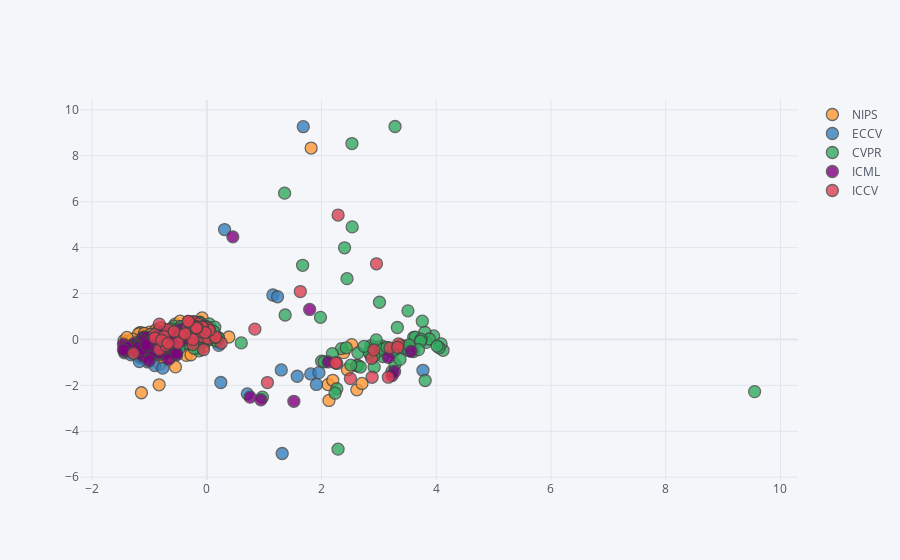

The notebook cell saved with this chart:
### Code cell
#visualize(emb,meta,method='SpectralEmbedding',dim=2)
visualize(emb,meta,method='PCA',dim=2)

### Figure 1 — Plotly figure (JSON) as saved in the notebook; plotly's stock layout.template omitted (floating-point values rounded to 4 significant figures; data arrays with more than 128 entries replaced by an {"elided": "..."} marker saying what was removed)
{"data": [{"marker": {"color": "rgba(255, 153, 51, 1.0)", "line": {"width": 1.3}, "opacity": 0.8, "size": 12, "symbol": "circle"}, "mode": "markers", "name": "NIPS", "text": ["Visualizing the Loss Landscape of Neural Nets", "PointCNN", "L4: Practical loss-based stepsize adaptation for deep learning", "Multimodal Generative Models for Scalable Weakly-Supervised Learning", "Neural Voice Cloning with a Few Samples", "The Description Length of Deep Learning models", "Deep Defense: Training DNNs with Improved Adversarial Robustness", "Adversarial Logit Pairing", "Realistic Evaluation of Deep Semi-Supervised Learning Algorithms", "DVAE#: Discrete Variational Autoencoders with Relaxed Boltzmann Priors", "BourGAN: Generative Networks with Metric Embeddings", "Bilinear Attention Networks", "Breaking the Activation Function Bottleneck through Adaptive Parameterization", "Hyperbolic Neural Networks", "Learning towards Minimum Hyperspherical Energy", "Generalizing to Unseen Domains via Adversarial Data Augmentation", "On GANs and GMMs", "Assessing Generative Models via Precision and Recall", "Relational recurrent neural networks", "Unsupervised Attention-guided Image-to-Image Translation", "Speaker-Follower Models for Vision-and-Language Navigation", "ATOMO: Communication-efficient Learning via Atomic Sparsification", "Generative Neural Machine Translation", "One-Shot Unsupervised Cross Domain Translation", "Banach Wasserstein GAN", "Neural Code Comprehension: A Learnable Representation of Code Semantics", "3D Steerable CNNs: Learning Rotationally Equivariant Features in Volumetric Data", "Glow: Generative Flow with Invertible 1x1 Convolutions", "Discovery of Latent 3D Keypoints via End-to-end Geometric Reasoning", "An intriguing failing of convolutional neural networks and the CoordConv solution", "Latent Alignment and Variational Attention", "Neural Arithmetic Logic Units", "Adaptive Skip Intervals: Temporal Abstraction for Recurrent Dynamical Models", "Video-to-Video Synthesis", "Generalisation in humans and deep neural networks", "A Unified Feature Disentangler for Multi-Domain Image Translation and Manipulation", "Neural Guided Constraint Logic Programming for Program Synthesis", "Deep Subspace Clustering Networks", "Dilated Recurrent Neural Networks", "Structured Embedding Models for Grouped Data", "Best of Both Worlds: Transferring Knowledge from Discriminative Learning to a Generative Visual Dialog Model", "Learning a Multi-View Stereo Machine", "Universal Style Transfer via Feature Transforms", "f-GANs in an Information Geometric Nutshell", "Toward Multimodal Image-to-Image Translation", "One-Sided Unsupervised Domain Mapping", "Deep Mean-Shift Priors for Image Restoration", "SchNet: A continuous-filter convolutional neural network for modeling quantum interactions", "Inductive Representation Learning on Large Graphs", "Mean teachers are better role models: Weight-averaged consistency targets improve semi-supervised deep learning results", "TernGrad: Ternary Gradients to Reduce Communication in Distributed Deep Learning", "NeuralFDR: Learning Discovery Thresholds from Hypothesis Features", "Learning Multiple Tasks with Multilinear Relationship Networks", "Train longer, generalize better: closing the generalization gap in large batch training of neural networks", "The Numerics of GANs", "Stabilizing Training of Generative Adversarial Networks through Regularization", "Training Deep Networks without Learning Rates Through Coin Betting", "MMD GAN: Towards Deeper Understanding of Moment Matching Network", "Few-Shot Learning Through an Information Retrieval  Lens", "Differentiable Learning of Logical Rules for Knowledge Base Reasoning", "OnACID: Online Analysis of Calcium Imaging Data in Real Time", "Fisher GAN", "Toward Goal-Driven Neural Network Models for the Rodent Whisker-Trigeminal System", "Predicting Organic Reaction Outcomes with Weisfeiler-Lehman Network", "REBAR: Low-variance, unbiased gradient estimates for discrete latent variable models", "ELF: An Extensive, Lightweight and Flexible Research Platform for Real-time Strategy Games", "Dual Discriminator Generative Adversarial Nets", "Bridging the Gap Between Value and Policy Based Reinforcement Learning", "Convolutional Gaussian Processes", "Deep Lattice Networks and Partial Monotonic Functions", "Hierarchical Attentive Recurrent Tracking", "Learning to Compose Domain-Specific Transformations for Data Augmentation", "Language Modeling with Recurrent Highway Hypernetworks", "Bayesian Compression for Deep Learning", "Streaming Sparse Gaussian Process Approximations", "Spherical convolutions and their application in molecular modelling", "Neural system identification for large populations separating what and where", "A Disentangled Recognition and Nonlinear Dynamics Model for Unsupervised Learning", "Bayesian GAN", "Geometric Matrix Completion with Recurrent Multi-Graph Neural Networks", "Diving into the shallows: a computational perspective on large-scale shallow learning", "InfoGAIL: Interpretable Imitation Learning from Visual Demonstrations", "Deep Hyperspherical Learning", "On-the-fly Operation Batching in Dynamic Computation Graphs", "Streaming Weak Submodularity: Interpreting Neural Networks on the Fly", "Prototypical Networks for Few-shot Learning", "Multi-Information Source Optimization", "Dual Path Networks", "Doubly Stochastic Variational Inference for Deep Gaussian Processes", "QMDP-Net: Deep Learning for Planning under Partial Observability", "A Unified Approach to Interpreting Model Predictions", "Context Selection for Embedding Models", "Working hard to know your neighbor's margins: Local descriptor learning loss", "Learning to Prune Deep Neural Networks via Layer-wise Optimal Brain Surgeon", "DropoutNet: Addressing Cold Start in Recommender Systems", "PointNet++: Deep Hierarchical Feature Learning on Point Sets in a Metric Space", "A-NICE-MC: Adversarial Training for MCMC", "Riemannian approach to batch normalization", "Triangle Generative Adversarial Networks", "Scalable trust-region method for deep reinforcement learning using Kronecker-factored approximation", "Hybrid Reward Architecture for Reinforcement Learning", "AdaGAN: Boosting Generative Models", "Task-based End-to-end Model Learning in Stochastic Optimization", "Gradient descent GAN optimization is locally stable", "Do Deep Neural Networks Suffer from Crowding?", "Improved Training of Wasserstein GANs", "Learning Disentangled Representations with Semi-Supervised Deep Generative Models", "Attention is All you Need", "Value Prediction Network", "Causal Effect Inference with Deep Latent-Variable Models", "Good Semi-supervised Learning That Requires a Bad GAN", "Modulating early visual processing by language", "GANs Trained by a Two Time-Scale Update Rule Converge to a Local Nash Equilibrium", "Neural Expectation Maximization", "Attend and Predict: Understanding Gene Regulation by Selective Attention on Chromatin", "Style Transfer from Non-Parallel Text by Cross-Alignment", "Real Time Image Saliency for Black Box Classifiers", "On Word Embedding Dimensionality", "COLA: Decentralized Linear Learning", "A Simple Unified Framework for Detecting Out-of-Distribution Samples and Adversarial Attacks", "Mapping Images to Scene Graphs with Permutation-Invariant Structured Prediction", "Learning Conditioned Graph Structures for Interpretable Visual Question Answering", "Reversible Recurrent Neural Networks"], "textfont": {"color": "#4D5663"}, "type": "scatter", "x": [-0.8789, -0.7391, -0.8026, -0.7028, 2.616, -0.763, -0.5461, -1.157, -0.7005, -1.095, -0.9425, -1.323, -0.7673, -1.442, -1.163, -1.146, -1.094, -1.127, -0.7568, -0.4558, -1.398, -1.044, -0.8559, -0.4016, -0.7742, -0.965, -0.3564, 2.387, -0.5243, -0.9568, -1.274, -0.8708, -1.194, -0.8671, -1.141, -0.9962, -1.302, -0.8781, -0.9342, -0.5537, -0.9691, -0.6165, 2.45, -0.7948, 2.705, -0.6569, -0.9368, -1.363, -0.8834, 0.3842, -0.7287, -0.8138, -0.2769, -0.632, -0.4939, -1.246, -0.6548, -0.8212, -0.804, -1.089, -0.4466, -0.7539, -0.4386, -0.9819, -0.579, -1.158, -1.14, -0.669, -1.232, -1.106, -1.308, -0.9344, -0.7523, -0.6415, -0.8437, -1.168, -1.187, -1.247, -1.165, -1.07, -0.8601, -1.29, -0.7889, 2.526, -0.4495, -0.0578, -0.8704, 2.112, -0.349, -1.215, -1.073, -0.4661, -0.4293, -0.316, 1.819, -0.6876, -1.065, -0.5736, -1.097, -1.393, -0.6486, -0.8487, -0.6421, -0.7524, -1.085, -0.7977, -1.231, 2.129, -0.8314, -0.9799, -0.3516, 2.196, -0.7335, -1.0, -0.8222, -0.866, 2.614, -0.08195, -0.6225, -1.115, -0.7582, -1.311, -1.343], "y": [-0.4213, -0.4481, -0.5364, -0.8107, -2.194, -0.7011, -1.197, -0.439, -0.1072, 0.2529, 0.1789, -0.1284, 0.005999, -0.04901, 0.2997, 0.2903, 0.1656, 0.1056, 0.3788, -0.1891, -0.1078, 0.05001, 0.2123, 0.359, 0.457, 0.2376, -0.6948, -0.5744, -0.4742, -0.6688, -0.6174, 0.3876, 0.2385, -0.2997, -0.001613, 0.3223, -0.1784, 0.03157, 0.2602, 0.6672, -0.2974, 0.4537, -1.319, 0.1812, -1.918, 0.4133, -0.4533, -0.4676, 0.4218, 0.1067, -0.04627, -0.3691, -0.6666, -0.7587, 0.1625, -0.3578, 0.3233, -1.074, 0.4979, 0.2627, 0.4842, -0.6411, -0.009394, 0.08449, 0.5168, -0.1344, -2.322, 0.3975, -0.2459, 0.1039, -0.08066, -0.04374, -0.1409, 0.1498, 0.3666, -0.2495, -0.1452, -0.06581, -0.7906, -0.06354, -0.1195, 0.01637, -0.3244, -0.2265, 0.4336, -0.3105, 0.1562, -1.967, 0.6313, -0.114, 0.01541, 0.7944, -0.04841, -0.1809, 8.339, 0.3016, -0.1594, 0.3252, -0.7631, 0.08982, 0.4507, -0.3504, -0.03682, -0.1376, -0.31, -0.7921, -0.2308, -2.658, -1.975, 0.2232, -0.09803, -1.781, -0.6071, -0.1212, -0.4166, -0.1451, -1.147, 0.9382, 0.2591, -0.4463, 0.08557, -0.5541, -0.5034]}, {"marker": {"color": "rgba(55, 128, 191, 1.0)", "line": {"width": 1.3}, "opacity": 0.8, "size": 12, "symbol": "circle"}, "mode": "markers", "name": "ECCV", "text": ["Improving Shape Deformation in Unsupervised Image-to-Image Translation", "Pairwise Confusion for Fine-Grained Visual Classification", "GANimation: Anatomically-aware Facial Animation from a Single Image", "Deep Expander Networks: Efficient Deep Networks from Graph Theory", "3DMV: Joint 3D-Multi-View Prediction for 3D Semantic Scene Segmentation", "Learning Category-Specific Mesh Reconstruction from Image Collections", "Zero-Shot Object Detection", "A Style-Aware Content Loss for Real-time HD Style Transfer", "Piggyback: Adapting a Single Network to Multiple Tasks by Learning to Mask Weights", "Semi-supervised Adversarial Learning to Generate Photorealistic Face Images of New Identities from 3D Morphable Model", "Simple Baselines for Human Pose Estimation and Tracking", "Toward Characteristic-Preserving Image-based Virtual Try-On Network", "Acquisition of Localization Confidence for Accurate Object Detection", "Conditional Image-Text Embedding Networks", "SketchyScene: Richly-Annotated Scene Sketches", "Progressive Neural Architecture Search", "Image Manipulation with Perceptual Discriminators", "Repeatability Is Not Enough: Learning Affine Regions via Discriminability", "Unsupervised holistic image generation from key local patches", "LQ-Nets: Learned Quantization for Highly Accurate and Compact Deep Neural Networks", "Is Robustness the Cost of Accuracy? -- A Comprehensive Study on the Robustness of 18 Deep Image Classification Models", "Dynamic Multimodal Instance Segmentation Guided by Natural Language Queries", "Dynamic Conditional Networks for Few-Shot Learning", "Recovering 3D Planes from a Single Image via Convolutional Neural Networks", "Learning Single-View 3D Reconstruction with Limited Pose Supervision", "Image Inpainting for Irregular Holes Using Partial Convolutions", "Unsupervised Geometry-Aware Representation for 3D Human Pose Estimation", "PSANet: Point-wise Spatial Attention Network for Scene Parsing", "Deep Randomized Ensembles for Metric Learning", "Predicting Gaze in Egocentric Video by Learning Task-dependent Attention Transition", "Coloring with Words: Guiding Image Colorization Through Text-based Palette Generation", "Fighting Fake News: Image Splice Detection via Learned Self-Consistency", "HiDDeN: Hiding Data with Deep Networks", "Multi-scale Residual Network for Image Super-Resolution", "Adaptive Affinity Fields for Semantic Segmentation", "Statistically-motivated Second-order Pooling", "Stacked Cross Attention for Image-Text Matching", "Open Set Domain Adaptation by Backpropagation", "DeepVS: A Deep Learning Based Video Saliency Prediction Approach", "EC-Net: an Edge-aware Point set Consolidation Network", "Encoder-Decoder with Atrous Separable Convolution for Semantic Image Segmentation", "Estimating the Success of Unsupervised Image to Image Translation", "Single Shot Scene Text Retrieval", "Learning Type-Aware Embeddings for Fashion Compatibility", "Learning Visual Question Answering by Bootstrapping Hard Attention", "Deep Clustering for Unsupervised Learning of Visual Features", "Joint Person Segmentation and Identification in Synchronized First- and Third-person Videos", "ECO: Efficient Convolutional Network for Online Video Understanding", "Diverse and Coherent Paragraph Generation from Images", "MultiPoseNet: Fast Multi-Person Pose Estimation using Pose Residual Network", "ShapeStacks: Learning Vision-Based Physical Intuition for Generalised Object Stacking", "Towards Realistic Predictors", "Choose Your Neuron: Incorporating Domain Knowledge through Neuron-Importance", "Explainable Neural Computation via Stack Neural Module Networks", "Learning to Separate Object Sounds by Watching Unlabeled Video", "ESPNet: Efficient Spatial Pyramid of Dilated Convolutions for Semantic Segmentation", "Visual Coreference Resolution in Visual Dialog using Neural Module Networks", "License Plate Detection and Recognition in Unconstrained Scenarios", "Deep High Dynamic Range Imaging with Large Foreground Motions", "Multi-view to Novel view: Synthesizing novel views with Self-Learned Confidence", "Specular-to-Diffuse Translation for Multi-View Reconstruction", "Layer-structured 3D Scene Inference via View Synthesis", "3D-CODED: 3D Correspondences by Deep Deformation", "HybridNet: Classification and Reconstruction Cooperation for Semi-Supervised Learning", "BSN: Boundary Sensitive Network for Temporal Action Proposal Generation", "Learning Dynamic Memory Networks for Object Tracking", "Interpretable Intuitive Physics Model", "Gray-box Adversarial Training", "Depth-aware CNN for RGB-D Segmentation", "Learning Efficient Single-stage Pedestrian Detectors by Asymptotic Localization Fitting", "A Modulation Module for Multi-task Learning with Applications in Image Retrieval", "Single Image Water Hazard Detection using FCN with Reflection Attention Units", "Integral Human Pose Regression", "Recurrent Squeeze-and-Excitation Context Aggregation Net for Single Image Deraining", "Quaternion Convolutional Neural Networks", "Mutual Learning to Adapt for Joint Human Parsing and Pose Estimation", "Pose Partition Networks for Multi-Person Pose Estimation", "Video Re-localization", "Joint 3D Face Reconstruction and Dense Alignment with Position Map Regression Network", "MVSNet: Depth Inference for Unstructured Multi-view Stereo", "Audio-Visual Event Localization in Unconstrained Videos", "Macro-Micro Adversarial Network for Human Parsing", "SpiderCNN: Deep Learning on Point Sets with Parameterized Convolutional Filters", "PlaneMatch: Patch Coplanarity Prediction for Robust RGB-D Reconstruction", "Factorizable Net: An Efficient Subgraph-based Framework for Scene Graph Generation", "DF-Net: Unsupervised Joint Learning of Depth and Flow using Cross-Task Consistency", "Image Super-Resolution Using Very Deep Residual Channel Attention Networks", "Group Normalization", "Learning to Navigate for Fine-grained Classification", "Partial Adversarial Domain Adaptation", "Shift-Net: Image Inpainting via Deep Feature Rearrangement", "Distractor-aware Siamese Networks for Visual Object Tracking", "Improving Generalization via  Scalable Neighborhood Component Analysis", "Saliency Detection in 360° Videos", "GeoDesc: Learning Local Descriptors by Integrating Geometry Constraints"], "textfont": {"color": "#4D5663"}, "type": "scatter", "x": [-0.8506, -0.8037, -0.82, -0.9842, -1.108, -0.9933, -1.235, -1.029, -1.145, -1.279, -1.187, -1.071, -0.8465, 1.298, -1.125, 1.314, -1.21, -0.3928, -1.011, -0.9086, -1.431, -0.9201, 3.768, 1.152, 1.233, -1.0, -0.6465, 1.576, -0.2971, -1.025, -1.061, -0.6396, -1.108, 1.91, -1.207, -1.063, -1.32, -1.107, -0.986, 0.3095, -1.222, -0.579, -1.236, -0.9978, 0.2441, -0.7691, -0.828, 1.811, 3.535, -0.6674, -0.9666, 0.7061, -1.096, -0.4678, -1.11, -0.8335, -1.215, 1.681, -0.5498, -0.8185, -0.2966, -0.4949, -0.8261, -0.5289, -0.4678, -1.175, -0.8599, -0.9762, -0.964, -0.5292, 1.955, -1.265, -0.5912, -1.162, -0.6739, 3.228, -0.9054, -1.235, -1.174, -1.163, 0.2084, -1.009, -0.5585, -0.8047, -0.7701, 3.266, -0.3086, -0.8003, -1.162, -0.781, -0.2971, -1.194, -1.176, -0.4564, -0.4294], "y": [0.2063, -0.1391, -0.2499, -0.5888, -0.2633, -0.4074, -0.3352, -0.9798, -0.793, -0.2489, -0.406, -0.1135, -0.2929, -1.33, -0.3063, -4.969, -0.5365, -0.07294, -0.03344, -1.14, -0.5861, -0.2145, -1.345, 1.936, 1.861, -0.5744, -0.08654, -1.603, -0.007211, -0.6498, -0.4568, -0.4004, -0.7017, -1.96, -0.3952, -0.1741, -0.6696, -0.1821, -0.1828, 4.787, -0.5006, -0.1245, -0.2633, -0.281, -1.875, -1.251, -0.6635, -1.502, -0.4592, -0.1252, 0.09427, -2.37, -0.5195, 0.3502, -0.3418, -0.08786, -0.3068, 9.268, -0.2742, 0.03061, -0.0915, 0.2441, -0.3278, -0.6732, 0.3502, -0.3607, -0.3597, -0.5037, -0.3776, -0.4445, -1.445, -0.4607, -0.4766, -0.3675, 0.01514, -1.393, -0.2757, -0.2588, -0.1316, -0.145, -0.2578, -0.2999, -0.2835, -0.5931, -0.2564, -0.4416, -0.1079, -0.5383, -0.5783, -0.4578, -0.007211, -0.5059, -0.9674, -0.2349, 0.3204]}, {"marker": {"color": "rgba(50, 171, 96, 1.0)", "line": {"width": 1.3}, "opacity": 0.8, "size": 12, "symbol": "circle"}, "mode": "markers", "name": "CVPR", "text": {"elided": "273 str values"}, "textfont": {"color": "#4D5663"}, "type": "scatter", "x": {"elided": "273 float values"}, "y": {"elided": "273 float values"}}, {"marker": {"color": "rgba(128, 0, 128, 1.0)", "line": {"width": 1.3}, "opacity": 0.8, "size": 12, "symbol": "circle"}, "mode": "markers", "name": "ICML", "text": ["OptNet: Differentiable Optimization as a Layer in Neural Networks", "Input Convex Neural Networks", "Wasserstein Generative Adversarial Networks", "Synthesizing Robust Adversarial Examples", "Differentially Private Database Release via Kernel Mean Embeddings", "Optimizing the Latent Space of Generative Networks", "NetGAN: Generating Graphs via Random Walks", "Compressed Sensing using Generative Models", "Predict and Constrain: Modeling Cardinality in Deep Structured Prediction", "Path-Level Network Transformation for Efficient Architecture Search", "Adversarial Learning with Local Coordinate Coding", "Adversarial Time-to-Event Modeling", "Learning K-way D-dimensional Discrete Codes for Compact Embedding Representations", "DRACO: Byzantine-resilient Distributed Training via Redundant Gradients", "AdaNet: Adaptive Structural Learning of Artificial Neural Networks", "Inference Suboptimality in Variational Autoencoders", "Stochastic Generative Hashing", "Adversarial Attack on Graph Structured Data", "Language Modeling with Gated Convolutional Networks", "Stochastic Video Generation with a Learned Prior", "Dance Dance Convolution", "Model-Agnostic Meta-Learning for Fast Adaptation of Deep Networks", "Input Switched Affine Networks: An RNN Architecture Designed for Interpretability", "Bilevel Programming for Hyperparameter Optimization and Meta-Learning", "Convolutional Sequence to Sequence Learning", "Visualizing and Understanding Atari Agents", "On Calibration of Modern Neural Networks", "DeepBach: a Steerable Model for Bach Chorales Generation", "Learning unknown ODE models with Gaussian processes", "Toward Controlled Generation of Text", "Neural Autoregressive Flows", "Decoupled Parallel Backpropagation with Convergence Guarantee", "Attention-based Deep Multiple Instance Learning", "Black-box Adversarial Attacks with Limited Queries and Information", "Decoupled Neural Interfaces using Synthetic Gradients", "Efficient end-to-end learning for quantizable representations", "Composite Functional Gradient Learning of Generative  Adversarial Models", "Video Pixel Networks", "Efficient Neural Audio Synthesis", "Learning to Discover Cross-Domain Relations with Generative Adversarial Networks", "SplitNet: Learning to Semantically Split Deep Networks for Parameter Reduction and Model Parallelization", "Disentangling by Factorising", "Neural Relational Inference for Interacting Systems", "Grammar Variational Autoencoder", "Deep Spectral Clustering Learning", "Hierarchical Imitation and Reinforcement Learning", "Confident Multiple Choice Learning", "Gated Path Planning Networks", "Noise2Noise: Learning Image Restoration without Clean Data", "Dropout Inference in Bayesian Neural Networks with Alpha-divergences", "Explicit Inductive Bias for Transfer Learning with Convolutional Networks", "Towards Binary-Valued Gates for Robust LSTM Training", "Zero-Inflated Exponential Family Embeddings", "Dimensionality-Driven Learning with Noisy Labels", "Adversarial Variational Bayes: Unifying Variational Autoencoders and Generative Adversarial Networks", "Device Placement Optimization with Reinforcement Learning", "SparseMAP: Differentiable Sparse Structured Inference", "A Theoretical Explanation for Perplexing Behaviors of Backpropagation-based Visualizations", "The Statistical Recurrent Unit", "Count-Based Exploration with Neural Density Models", "Efficient Neural Architecture Search via Parameters Sharing", "Robust Adversarial Reinforcement Learning", "Neural Episodic Control", "Online and Linear-Time Attention by Enforcing Monotonic Alignments", "Learning to Reweight Examples for Robust Deep Learning", "Deep One-Class Classification", "First Order Generative Adversarial Networks", "Finding Influential Training Samples for Gradient Boosted Decision Trees", "A Spectral Approach to Gradient Estimation for Implicit Distributions", "Bottleneck Conditional Density Estimation", "Attentive Recurrent Comparators", "The Predictron:  End-To-End Learning and Planning", "Accelerating Natural Gradient with Higher-Order Invariance", "Exploiting the Potential of Standard Convolutional Autoencoders for Image Restoration by Evolutionary Search", "Neural Program Synthesis from Diverse Demonstration Videos", "Differentiable Compositional Kernel Learning for Gaussian Processes", "Axiomatic Attribution for Deep Networks", "Black Box FDR", "Learning Longer-term Dependencies in RNNs with Auxiliary Losses", "The Mirage of Action-Dependent Baselines in Reinforcement Learning", "Learning to Generate Long-term Future via Hierarchical Prediction", "PredRNN++: Towards A Resolution of the Deep-in-Time Dilemma in Spatiotemporal Predictive Learning", "Style Tokens: Unsupervised Style Modeling, Control and Transfer in End-to-End Speech Synthesis", "Transfer Learning via Learning to Transfer", "Hierarchical Long-term Video Prediction without Supervision", "Variance Regularized Counterfactual Risk Minimization via Variational Divergence Minimization", "Deep k-Means: Re-Training and Parameter Sharing with Harder Cluster Assignments for Compressing Deep Convolutions", "Learning Semantic Representations for Unsupervised Domain Adaptation", "Improved Variational Autoencoders for Text Modeling using Dilated Convolutions", "Mean Field Multi-Agent Reinforcement Learning", "Combined Group and Exclusive Sparsity for Deep Neural Networks", "GraphRNN: Generating Realistic Graphs with Deep Auto-regressive Models", "Continual Learning Through Synaptic Intelligence", "Adversarial Feature Matching for Text Generation", "Convexified Convolutional Neural Networks", "Noisy Natural Gradient as Variational Inference", "Follow the Moving Leader in Deep Learning", "Recurrent Highway Networks"], "textfont": {"color": "#4D5663"}, "type": "scatter", "x": [-0.4707, 0.7556, -0.2834, -0.4604, -0.9001, -0.7137, -1.083, -1.007, 0.4537, 0.9436, -1.043, -1.279, -0.9402, -1.106, -0.6268, -0.5861, -1.161, -1.28, -1.119, -1.036, 3.273, -1.288, -0.8221, -1.076, -1.041, -0.9008, -0.692, -0.5708, -0.7897, -0.7622, -0.9988, -0.981, -0.8645, -0.3617, -0.9076, -0.853, -1.126, 1.793, -1.124, -0.778, -1.174, -0.2878, -1.31, -1.431, -0.7103, -1.106, -0.5416, -1.107, -0.8021, -0.9272, -1.046, -0.9959, -0.6245, -0.9451, -1.216, 2.118, -0.8368, -1.013, -0.7747, -0.2428, 3.229, -1.453, -0.9044, -0.6668, -1.122, -0.9667, -0.5339, -1.112, -1.155, -1.385, 3.164, -0.6059, -1.387, 1.518, -0.7071, -0.8333, -0.8702, -0.6439, -1.102, -0.9756, -0.9211, -1.105, 3.561, -0.8046, -0.7197, -1.21, -0.5255, -1.077, -0.7358, -1.201, -0.7193, -0.5989, -0.7899, -1.007, -1.152, -1.454, -0.3326, -1.058], "y": [-0.0981, -2.514, 0.273, 0.4531, -0.2631, -0.5676, -0.1827, -0.1922, 4.469, -2.628, -0.2544, -0.1955, -0.02678, -0.1199, -0.3608, -0.1008, -0.1313, -0.3093, -0.03848, -0.03943, -1.397, -0.3969, 0.07896, 0.09959, -0.6008, 0.06218, -0.2981, -0.1185, 0.1986, -0.3109, -0.2906, -0.6052, -0.4686, 0.03135, -0.2655, -0.433, -0.01924, 1.307, -0.1807, -0.3752, -0.5496, 0.07616, -0.3936, -0.5175, -0.1788, 0.08565, -0.578, -0.4332, 0.1812, -0.2968, 0.09501, -0.2554, 0.2132, -0.2339, -0.2821, -0.9802, -0.5993, -0.3586, -0.2156, 0.1956, -1.569, -0.2061, -0.1437, -0.8638, -0.72, -0.6107, 0.04347, -0.03939, -0.2581, -0.3239, -0.7826, 0.1856, -0.3442, -2.696, -0.1154, -0.3926, -0.1117, -0.06036, -0.4071, -0.256, -0.0356, -0.1887, -0.5157, 0.3048, 0.2957, -0.3616, -0.6353, -0.1046, -0.06101, -0.3585, 0.049, -0.09494, 0.01063, -0.9166, -0.4435, -0.45, 0.3784, -0.2383]}, {"marker": {"color": "rgba(219, 64, 82, 1.0)", "line": {"width": 1.3}, "opacity": 0.8, "size": 12, "symbol": "circle"}, "mode": "markers", "name": "ICCV", "text": ["VQA: Visual Question Answering", "CVAE-GAN: Fine-Grained Image Generation Through Asymmetric Training", "Convolutional Color Constancy", "Deep TextSpotter: An End-To-End Trainable Scene Text Localization and Recognition Framework", "SubUNets: End-To-End Hand Shape and Continuous Sign Language Recognition", "HashNet: Deep Learning to Hash by Continuation", "Deep Adaptive Image Clustering", "Deep Colorization", "Photographic Image Synthesis With Cascaded Refinement Networks", "Query-Guided Regression Network With Context Policy for Phrase Grounding", "Pixel Recursive Super Resolution", "Deformable Convolutional Networks", "Attributes2Classname: A Discriminative Model for Attribute-Based Unsupervised Zero-Shot Learning", "RPAN: An End-To-End Recurrent Pose-Attention Network for Action Recognition in Videos", "BlitzNet: A Real-Time Deep Network for Scene Understanding", "Predicting Depth, Surface Normals and Semantic Labels With a Common Multi-Scale Convolutional Architecture", "Interpretable Explanations of Black Boxes by Meaningful Perturbation", "Single Image 3D Without a Single 3D Image", "Associative Domain Adaptation", "Automatic Spatially-Aware Fashion Concept Discovery", "Mask R-CNN", "Beyond Face Rotation: Global and Local Perception GAN for Photorealistic and Identity Preserving Frontal View Synthesis", "Wavelet-SRNet: A Wavelet-Based CNN for Multi-Scale Face Super Resolution", "Learning to Reason: End-To-End Module Networks for Visual Question Answering", "DSLR-Quality Photos on Mobile Devices With Deep Convolutional Networks", "PoseNet: A Convolutional Network for Real-Time 6-DOF Camera Relocalization", "Escape From Cells: Deep Kd-Networks for the Recognition of 3D Point Cloud Models", "Learning to Push the Limits of Efficient FFT-Based Image Deconvolution", "Introspective Neural Networks for Generative Modeling", "RoomNet: End-To-End Room Layout Estimation", "Learning Efficient Convolutional Networks Through Network Slimming", "Raster-To-Vector: Revisiting Floorplan Transformation", "Rotation Equivariant Vector Field Networks", "Attentive Semantic Video Generation Using Captions", "Domain-Adaptive Deep Network Compression", "Learning Proximal Operators: Using Denoising Networks for Regularizing Inverse Imaging Problems", "Curriculum Dropout", "No Fuss Distance Metric Learning Using Proxies", "Video Frame Interpolation via Adaptive Separable Convolution", "Representation Learning by Learning to Count", "GANs for Biological Image Synthesis", "Following Gaze in Video", "EnhanceNet: Single Image Super-Resolution Through Automated Texture Synthesis", "Grad-CAM: Visual Explanations From Deep Networks via Gradient-Based Localization", "DSOD: Learning Deeply Supervised Object Detectors From Scratch", "Incremental Learning of Object Detectors Without Catastrophic Forgetting", "Hide-And-Seek: Forcing a Network to Be Meticulous for Weakly-Supervised Object and Action Localization", "Face Flow", "Multi-View Convolutional Neural Networks for 3D Shape Recognition", "Reasoning About Fine-Grained Attribute Phrases Using Reference Games", "Click Here: Human-Localized Keypoints as Guidance for Viewpoint Estimation", "MemNet: A Persistent Memory Network for Image Restoration", "Unsupervised Learning of Object Landmarks by Factorized Spatial Embeddings", "Image Super-Resolution Using Dense Skip Connections", "Unsupervised Adaptation for Deep Stereo", "Simultaneous Deep Transfer Across Domains and Tasks", "Sequence to Sequence - Video to Text", "Revisiting IM2GPS in the Deep Learning Era", "Multi-Label Image Recognition by Recurrently Discovering Attentional Regions", "Learning Blind Motion Deblurring", "Self-Organized Text Detection With Minimal Post-Processing via Border Learning", "Curriculum Domain Adaptation for Semantic Segmentation of Urban Scenes", "Learning Spread-Out Local Feature Descriptors", "Conditional Random Fields as Recurrent Neural Networks", "Unlabeled Samples Generated by GAN Improve the Person Re-Identification Baseline in Vitro"], "textfont": {"color": "#4D5663"}, "type": "scatter", "x": [-0.6744, -0.1904, -0.9086, 1.63, 3.165, 0.2512, -0.8271, -0.03617, -0.3537, 2.958, -0.08126, -0.05782, -0.3313, -1.281, -0.08126, -0.2242, -0.08197, -0.139, -0.7475, -0.07223, -0.4381, -0.1904, 2.266, 3.192, 2.503, -0.5694, -0.2727, -0.08126, -0.2445, -0.07679, 2.246, 0.02579, 0.1448, 3.341, 0.009895, 0.009895, 0.04627, -0.2415, 0.1565, -0.08126, 2.874, -0.5045, -0.3823, -0.1904, 0.01513, 0.04439, -0.8272, -0.9069, -0.323, -0.1789, -0.08126, 2.881, -0.7103, -0.08126, -0.787, 3.326, 2.289, 2.911, -0.0289, -0.675, -0.1698, 0.8373, -0.1829, -0.323, 1.057], "y": [0.4297, 0.5493, 0.2174, 2.086, -1.645, -0.1554, -0.434, 0.4005, 0.2049, 3.295, 0.5384, -0.4459, 0.5163, -0.6045, 0.5384, 0.777, 0.1173, 0.6839, 0.1224, 0.4865, 0.1679, 0.5493, -1.046, -0.3677, -1.705, 0.3467, 0.07968, 0.5384, -0.2181, 0.327, -1.015, 0.0449, 0.0797, -0.195, 0.4585, 0.4585, 0.4074, 0.0004073, 0.1055, 0.5384, -0.8218, -0.1597, 0.2481, 0.5493, 0.5171, 0.4004, 0.6677, 0.06232, 0.7887, 0.5382, 0.5384, -1.646, -0.2621, 0.5384, -0.03814, -0.3448, 5.419, -0.4554, 0.3015, -0.1695, 0.5315, 0.45, 0.4992, 0.7887, -1.877]}], "layout": {"legend": {"bgcolor": "#F5F6F9", "font": {"color": "#4D5663"}}, "paper_bgcolor": "#F5F6F9", "plot_bgcolor": "#F5F6F9", "title": {"font": {"color": "#4D5663"}}, "xaxis": {"gridcolor": "#E1E5ED", "showgrid": true, "tickfont": {"color": "#4D5663"}, "title": {"font": {"color": "#4D5663"}, "text": ""}, "zerolinecolor": "#E1E5ED"}, "yaxis": {"gridcolor": "#E1E5ED", "showgrid": true, "tickfont": {"color": "#4D5663"}, "title": {"font": {"color": "#4D5663"}, "text": ""}, "zerolinecolor": "#E1E5ED"}}}
